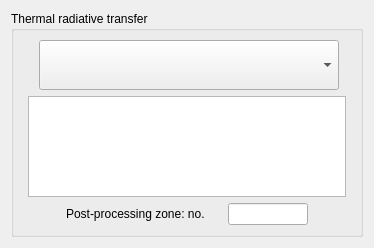
<?xml version="1.0" encoding="UTF-8"?>
<ui version="4.0">
 <class>BoundaryConditionsWallRadiativeTransferForm</class>
 <widget class="QWidget" name="BoundaryConditionsWallRadiativeTransferForm">
  <property name="geometry">
   <rect>
    <x>0</x>
    <y>0</y>
    <width>374</width>
    <height>248</height>
   </rect>
  </property>
  <property name="windowTitle">
   <string>Form</string>
  </property>
  <layout class="QGridLayout" name="gridLayout_2">
   <item row="0" column="0">
    <widget class="QGroupBox" name="groupBoxRadiative">
     <property name="title">
      <string>Thermal radiative transfer</string>
     </property>
     <layout class="QGridLayout" name="gridLayout">
      <item row="0" column="0">
       <layout class="QHBoxLayout" name="horizontalLayout_4">
        <item>
         <spacer name="horizontalSpacer_7">
          <property name="orientation">
           <enum>Qt::Horizontal</enum>
          </property>
          <property name="sizeHint" stdset="0">
           <size>
            <width>17</width>
            <height>17</height>
           </size>
          </property>
         </spacer>
        </item>
        <item>
         <layout class="QVBoxLayout" name="verticalLayout">
          <item>
           <layout class="QHBoxLayout" name="horizontalLayout_3">
            <item>
             <spacer name="horizontalSpacer_5">
              <property name="orientation">
               <enum>Qt::Horizontal</enum>
              </property>
              <property name="sizeHint" stdset="0">
               <size>
                <width>17</width>
                <height>17</height>
               </size>
              </property>
             </spacer>
            </item>
            <item>
             <widget class="QComboBox" name="comboBoxRadiative">
              <property name="minimumSize">
               <size>
                <width>300</width>
                <height>50</height>
               </size>
              </property>
              <property name="toolTip">
               <string>&lt;html&gt;&lt;head/&gt;&lt;body&gt;&lt;p&gt;&lt;span style=&quot; font-size:9pt;&quot;&gt;Code_Saturne keyword: &lt;/span&gt;&lt;span style=&quot; font-size:9pt; font-weight:600;&quot;&gt;ISOTHP&lt;/span&gt;&lt;/p&gt;&lt;/body&gt;&lt;/html&gt;</string>
              </property>
             </widget>
            </item>
            <item>
             <spacer name="horizontalSpacer_6">
              <property name="orientation">
               <enum>Qt::Horizontal</enum>
              </property>
              <property name="sizeHint" stdset="0">
               <size>
                <width>13</width>
                <height>13</height>
               </size>
              </property>
             </spacer>
            </item>
           </layout>
          </item>
          <item>
           <widget class="QTableView" name="tableViewScalars">
            <property name="alternatingRowColors">
             <bool>true</bool>
            </property>
            <property name="selectionBehavior">
             <enum>QAbstractItemView::SelectRows</enum>
            </property>
            <property name="verticalScrollMode">
             <enum>QAbstractItemView::ScrollPerPixel</enum>
            </property>
            <property name="horizontalScrollMode">
             <enum>QAbstractItemView::ScrollPerPixel</enum>
            </property>
           </widget>
          </item>
          <item>
           <layout class="QHBoxLayout" name="horizontalLayout_2">
            <item>
             <spacer name="horizontalSpacer_2">
              <property name="orientation">
               <enum>Qt::Horizontal</enum>
              </property>
              <property name="sizeHint" stdset="0">
               <size>
                <width>17</width>
                <height>20</height>
               </size>
              </property>
             </spacer>
            </item>
            <item>
             <layout class="QHBoxLayout" name="horizontalLayout">
              <item>
               <widget class="QLabel" name="label">
                <property name="text">
                 <string>Post-processing zone: no.</string>
                </property>
               </widget>
              </item>
              <item>
               <spacer name="horizontalSpacer">
                <property name="orientation">
                 <enum>Qt::Horizontal</enum>
                </property>
                <property name="sizeHint" stdset="0">
                 <size>
                  <width>17</width>
                  <height>17</height>
                 </size>
                </property>
               </spacer>
              </item>
              <item>
               <widget class="QLineEdit" name="lineEditZone">
                <property name="maximumSize">
                 <size>
                  <width>80</width>
                  <height>16777215</height>
                 </size>
                </property>
               </widget>
              </item>
             </layout>
            </item>
            <item>
             <spacer name="horizontalSpacer_4">
              <property name="orientation">
               <enum>Qt::Horizontal</enum>
              </property>
              <property name="sizeHint" stdset="0">
               <size>
                <width>17</width>
                <height>17</height>
               </size>
              </property>
             </spacer>
            </item>
           </layout>
          </item>
         </layout>
        </item>
        <item>
         <spacer name="horizontalSpacer_8">
          <property name="orientation">
           <enum>Qt::Horizontal</enum>
          </property>
          <property name="sizeHint" stdset="0">
           <size>
            <width>17</width>
            <height>17</height>
           </size>
          </property>
         </spacer>
        </item>
       </layout>
      </item>
     </layout>
    </widget>
   </item>
  </layout>
 </widget>
 <resources/>
 <connections/>
</ui>
